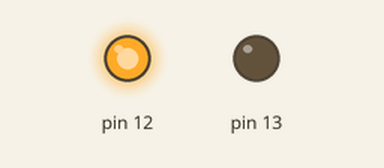
This sketch was run on a simulated Arduino Uno, built with avr-gcc and run on an emulated ATmega328P. Shown: output pins drawn as LEDs (lit = HIGH).

Above: at 0.1 s.
Timing chart, 0 to 1.6 s (numbered marks = the images above):
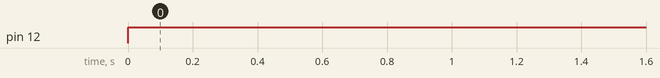

Measured:
- by itself, pin 12: LOW → HIGH at 0.00 s

The sketch:

PRACTICA.ino
```cpp
void setup() {
  pinMode(13, OUTPUT);
  pinMode(12, OUTPUT);
  Serial.begin(9600);
}

void loop() {
  char resultado = Serial.read();
  char resultado1 = "32";
  char resultado2 = "5";
  char resultado3 = "80";
  char resultado4 = "3";
  char resultado5 = "8";

    if (resultado==resultado1||resultado==resultado2||resultado==resultado3||resultado==resultado4||resultado==resultado5){
      digitalWrite(12, LOW);
      digitalWrite(13, HIGH);

    }

  else{
    digitalWrite(13, LOW);
    digitalWrite(12, HIGH);
  }

}
```
